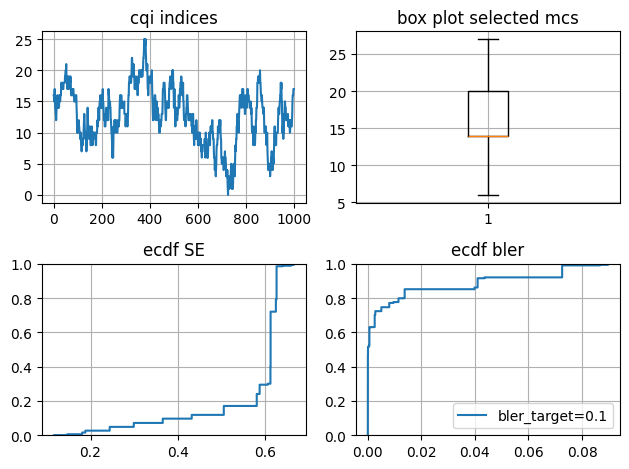

Write the Python code that produced this figure.
import numpy as np 
import pandas as pd 
import matplotlib.pyplot as plt 

from pathlib import Path 
from channel import *

_HERE = Path(__file__).parent 
_df_mcs = pd.read_csv(_HERE/"MCS_table.csv") 

# Parameters
bler_target = 0.1 
n_slots = 1000
sinr_bounds = [-5,20] 
np.random.seed(42)

# channel
sinr_true = generate_ar(n_slots, coef=0.99, std_noise = 0.1, bounds = sinr_bounds, seed=42) 
# round of the sinr values to one decimal
sinr_true =  np.round(sinr_true,1)

cqi_hist = np.full(n_slots, np.nan)
sinr_eff_hist = np.full(n_slots, np.nan)
mcs_hist = np.full(n_slots, np.nan)
tti_hist = range(0,n_slots)
bler_hist = np.full( n_slots, np.nan)
se_value_hist = np.full( n_slots, np.nan)

def quantize_cqi(sinr_true):
    # cqi is an integer value, sinr is mapped to cqi
    # -5 dB -> cqi 0, 20dB -> cqi 25
    sinr_min = -5
    sinr_max = 20
    step_size = 1
    cqi = np.clip(round(sinr_true-sinr_min)/step_size, 0, 28)
    return cqi

def dequantize_cqi(cqi):
    sinr_min = -5
    sinr_max = 20
    step_size = 1
    # the decimal value of sinr is lost due to quantization
    sinr_eff = sinr_min + cqi * step_size 
    return sinr_eff


def calculate_bler(ack,nack,tti):
    pass 

for t in range(n_slots):

    # 1. qunatize sinr_true and get cqi
    cqi_hist[t] = quantize_cqi(sinr_true[t])
    # 2. dequantize to sinr_eff
    sinr_eff_hist[t] = dequantize_cqi(cqi_hist[t])
    # 3. choose all MCS values that are equal to sinr_eff
    _df_sinr_verified = _df_mcs[_df_mcs["SINR"]==sinr_eff_hist[t]]
    # 4. keep only the values with bler <= target_bler
    _df_bler_verified = _df_sinr_verified[_df_sinr_verified["BLER"] < bler_target]
    # 5. check for spectral efficiency
    if _df_bler_verified.empty:
        # if there is no value below the target BLER default to MCS =0
        mcs_hist[t] = 0 
        bler_hist[t] = 1
        se_value_hist[t] = 0.0
    else:
        # pick the value with highest spectral effiicency
        _df_se_verified = _df_bler_verified.loc[[_df_bler_verified["SE"].idxmax()]]
        mcs_hist[t] = _df_se_verified["MCS_Index"].iloc[0]
        bler_hist[t] = _df_se_verified["BLER"].iloc[0]
        #bler_hist[t] = 0
        # 6. calculate the SE wrt bler
        se_value_hist[t] = (1-bler_hist[t])*(_df_se_verified["SE"].iloc[0])

print(f"bler target ={bler_target}")

#print(f"\n sinr_true:{sinr_true},\n cqi:{cqi_hist},\n sinr_eff:{sinr_eff_hist},\n mcs:{mcs_hist},\n bler:{bler_hist},\n se_value: {se_value_hist}")

fig, (ax1, ax2) = plt.subplots(2,1)

# sinr_true plot
ax1.plot(tti_hist, sinr_true)
ax1.grid()
ax1.set_title("sinr true")

# sinr_eff plot
ax2.plot(tti_hist, sinr_eff_hist)
ax2.grid()
ax2.set_title("sinr effective")

plt.tight_layout()
plt.savefig("illa_sinr.png", bbox_inches="tight")
plt.show()

fig, ((ax1, ax2), (ax3, ax4)) = plt.subplots(2,2)

# cqi indices
ax1.plot(tti_hist, cqi_hist)
ax1.grid()
ax1.set_title("cqi indices")

# box plot for selected mcs indices
ax2.boxplot(mcs_hist)
ax2.grid()
ax2.set_title("box plot selected mcs")

# ecdf SE
ax3.ecdf(se_value_hist)
ax3.grid()
ax3.set_title("ecdf SE")

# ecdf bler
ax4.ecdf(bler_hist, label=f"bler_target=0.1")
ax4.grid()
ax4.set_title("ecdf bler")
ax4.legend()

plt.tight_layout()
plt.savefig("illa.png", bbox_inches="tight")
plt.show()



    
